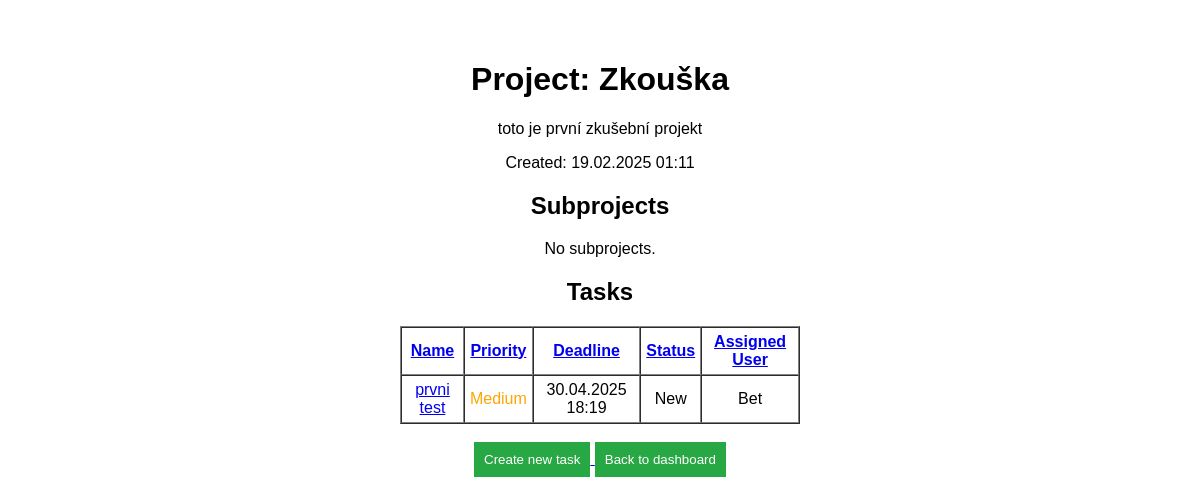
Before: /project/1/ (signed in) with the older database file.
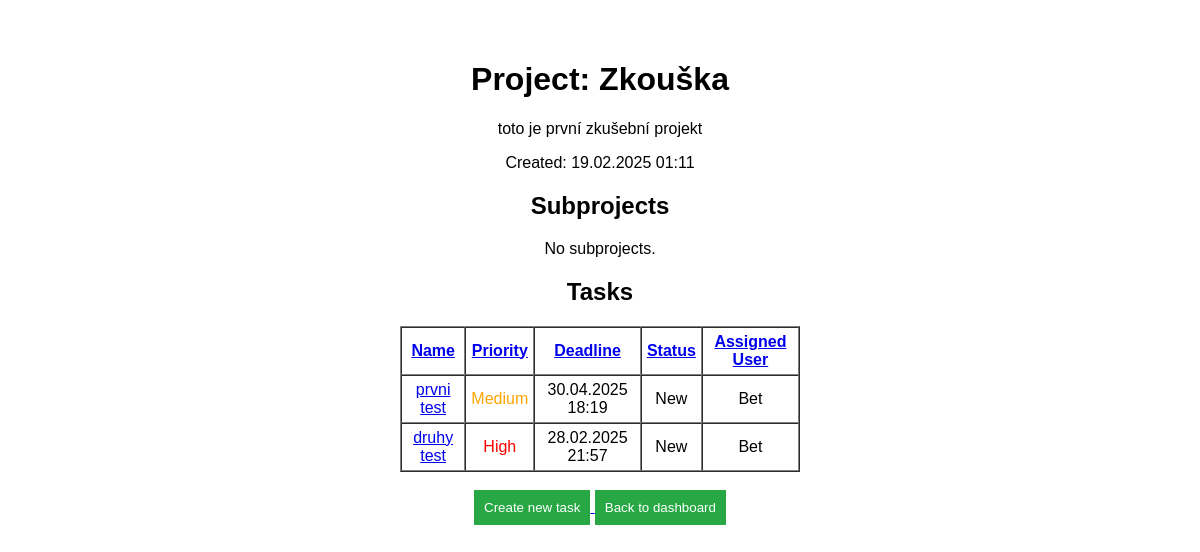
After: the same page with the newer database file.
### modely/models.py (models this page shows, shortened)
class Project(models.Model):
    name = models.CharField(max_length=100, unique=True)
    created_at = models.DateTimeField(auto_now_add=True)
    description = models.TextField(blank=True, null=True)
    parent_project = models.ForeignKey(
        "self", on_delete=models.CASCADE, null=True, blank=True,
    )

class Task(models.Model):
    Priority_list = [
        (1, 'Low'),
        (2, 'Medium'),
        (3, 'High'),
    ]
    Status_list = [
        ('new', 'New'),
        ('in_progress', 'In_progress'),
        ('Completed', 'completed'),
    ]
    name = models.CharField(max_length= 100)
    description = models.TextField(max_length=600)
    assigned_user = models.ForeignKey(User, on_delete=models.SET_NULL, null=True, blank=True)
    project = models.ForeignKey(Project, on_delete=models.CASCADE, related_name='tasks')
    created_at = models.DateTimeField(auto_now_add=True)
    deadline = models.DateTimeField()
    priority = models.IntegerField(choices=Priority_list, default=2)
    status = models.CharField(max_length=25, choices=Status_list, default='new')

class User(AbstractUser):
    objects = UserManager()
    projects = models.ManyToManyField("Project", related_name="users")
    groups = models.ManyToManyField(
        "auth.Group", related_name="custom_user_set", blank=True
    )
    user_permissions = models.ManyToManyField(
        "auth.Permission", related_name="custom_user_permissions", blank=True
    )

### modely/views.py (the view)
# urls.py: path("project/<int:project_id>/", modely_views.project_detail_view, name="project_detail"),
@login_required
def project_detail_view(request, project_id):
    project = get_object_or_404(Project, id=project_id)
    subprojects = Project.objects.filter(parent_project=project)
    tasks = project.tasks.all()
    return render(request, "myproject/project_detail.html", {"project": project, "subprojects": subprojects, "tasks": tasks})

### templates/myproject/project_detail.html (shortened to what this page needs)
{% extends "base.html" %}
{% block content %}
<div class="container">
    <h1>Project: {{ project.name }}</h1>
    <p>{{ project.description }}</p>
    <p>Created: {{ project.created_at|date:"d.m.Y H:i" }}</p>
    <h2>Subprojects</h2>
    {% if subprojects %}
      <ul>
        {% for sub in subprojects %}
          <li>
            <a href="{% url 'project_detail' sub.id %}">{{ sub.name }}</a>
          </li>
        {% endfor %}
      </ul>
    {% else %}
      <p>No subprojects.</p>
    {% endif %}
    <h2>Tasks</h2>
    {% if tasks %}
      <table border="1" cellspacing="0" cellpadding="5">
        <thead>
          <tr>
            <th><a href="?sort=name">Name</a></th>
            <th><a href="?sort=priority">Priority</a></th>
            <th><a href="?sort=deadline">Deadline</a></th>
            <th><a href="?sort=status">Status</a></th>
            <th><a href="?sort=assigned_user">Assigned User</a></th>
          </tr>
        </thead>
        <tbody>
          {% for task in tasks %}
          <tr>
            <td><a href="{% url 'task_detail' task.id %}">{{ task.name }}</a></td>
            <td>
              {% if task.priority == 3 %}
                 <span style="color: red;">High</span>
              {% elif task.priority == 2 %}
                 <span style="color: orange;">Medium</span>
              {% else %}
                 <span style="color: green;">Low</span>
              {% endif %}
            </td>
            <td>{{ task.deadline|date:"d.m.Y H:i" }}</td>
            <td>{{ task.get_status_display }}</td>
            <td>
               {% if task.assigned_user %}
                 {{ task.assigned_user.username }}
               {% else %}
                 None
               {% endif %}
            </td>
          </tr>
          {% endfor %}
        </tbody>
     </table>
    {% else %}
      <p>No tasks.</p>
    {% endif %}
    <br>
    <a href="{% url 'create_task' project.id %}">
      <button>Create new task</button>
    </a>
    <a href="{% url 'dashboard' %}"><button>Back to dashboard</button></a>
</div>
{% endblock %}

### templates/base.html (shortened to what this page needs)
<!DOCTYPE html>
<html lang="cs">
<head>
</head>
<body>
    {% block content %}{% endblock %}
</body>
</html>

### templates/base.html (style rules this page uses)
body { font-family: Arial, sans-serif; margin: 20px; padding: 20px; }
.container { max-width: 400px; margin: auto; text-align: center; }
button { background-color: #28a745; color: white; padding: 10px; border: none; cursor: pointer; }

Changed rows visible on the page:
added Task: name "druhy test", priority "High", deadline "28.02.2025 21:57", status "New", assigned_user.username "Bet"
